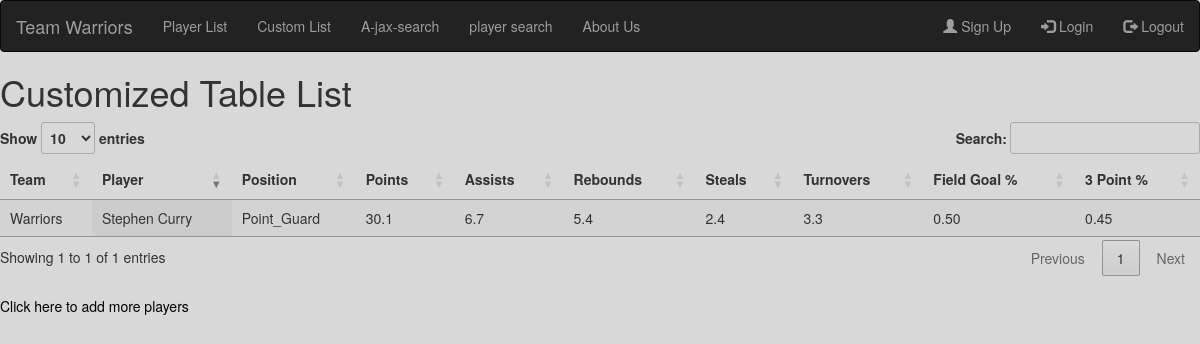
/nba_list.php (signed in), run on the app's committed database.
### tables this page shows
CREATE TABLE `players` (
  `player_id` int(11) NOT NULL AUTO_INCREMENT,
  `first_name` varchar(30) DEFAULT NULL,
  `last_name` varchar(30) DEFAULT NULL,
  `position_name` varchar(30) DEFAULT NULL,
  `team_name` varchar(30) DEFAULT NULL,
  PRIMARY KEY (`player_id`),
  KEY `position_name` (`position_name`),
  KEY `team_name` (`team_name`),
  CONSTRAINT `players_ibfk_1` FOREIGN KEY (`position_name`) REFERENCES `player_positions` (`position_name`),
  CONSTRAINT `players_ibfk_2` FOREIGN KEY (`team_name`) REFERENCES `teams` (`team_name`)
);

CREATE TABLE `teams` (
  `team_name` varchar(30) NOT NULL,
  PRIMARY KEY (`team_name`)
);

CREATE TABLE `player_positions` (
  `position_name` varchar(30) NOT NULL,
  PRIMARY KEY (`position_name`)
);

CREATE TABLE `statistics` (
  `player_id` int(11) NOT NULL AUTO_INCREMENT,
  `points` decimal(3,1) DEFAULT NULL,
  `assists` decimal(3,1) DEFAULT NULL,
  `rebounds` decimal(3,1) DEFAULT NULL,
  `steals` decimal(2,1) DEFAULT NULL,
  `turnovers` decimal(2,1) DEFAULT NULL,
  `fgpercent` decimal(3,2) DEFAULT NULL,
  `three_pt_percent` decimal(3,2) DEFAULT NULL,
  PRIMARY KEY (`player_id`),
  CONSTRAINT `player_id` FOREIGN KEY (`player_id`) REFERENCES `players` (`player_id`) ON DELETE NO ACTION ON UPDATE NO ACTION
);

### nba_list.php (the view, shortened to what this page needs)
<!DOCTYPE html>
<html lang="en">
<head>
</head>
<body style="background-color: #D8D8D8">
	<?php
	if(isset($_SESSION['login_user']) && !empty($_SESSION['login_user'])) {
		echo "<h1> Customized Table List </h1>";
		$email = $_SESSION['login_user'];
		try{
			$db = new PDO('mysql:host=localhost;dbname=Warriors;charset=utf8', 'root','');
			$db->setAttribute(PDO::ATTR_ERRMODE, PDO::ERRMODE_EXCEPTION);
			$userid_query = "SELECT users.user_id from users where email=:email";
			$stmt = $db->prepare($userid_query);
			$stmt->execute(array(':email' => $email));
			$row = $stmt->fetch();
			$user_id = $row[0];
			$customize_table_query = "SELECT teams.team_name, players.first_name, players.last_name, player_positions.position_name, statistics.points, statistics.assists, statistics.rebounds, statistics.steals, statistics.turnovers, statistics.fgpercent, statistics.three_pt_percent
								      FROM players, user_playerlist, statistics, teams, player_positions
									  WHERE teams.team_name = players.team_name and player_positions.position_name = players.position_name and players.player_id = statistics.player_id and user_playerlist.player_id = players.player_id and user_playerlist.user_id = :user_id";
			$stmt =$db->prepare($customize_table_query);
			$stmt->execute(array(':user_id'=>$user_id));
				echo '<table id="table_stats" class="display" cellspacing="0" width="100%" >
				<thead>
				<tr>
					<th>Team</th>
					<th>Player</th>
					<th>Position</th>
					<th>Points</th>
					<th>Assists</th>
					<th>Rebounds</th>
					<th>Steals</th>
					<th>Turnovers</th>
					<th>Field Goal %</th>
					<th>3 Point %</th>
				</tr>
				</thead>';
				echo "<tbody>";
			while($row = $stmt ->fetch()){
			echo "<tr>";
			echo "<td>" . $row[0] . "</td>";
			echo "<td>" . $row[1]." ".$row[2] . "</td>";
			echo "<td>" . $row[3] . "</td>";
			echo "<td>" . $row[4] . "</td>";
			echo "<td>" . $row[5] . "</td>";
			echo "<td>" . $row[6] . "</td>";
			echo "<td>" . $row[7] . "</td>";
			echo "<td>" . $row[8] . "</td>";
			echo "<td>" . $row[9] . "</td>";
			echo "<td>" . $row[10] . "</td>";
			echo "</tr>";
			}
			echo "</tbody>";
			echo "</table>";
		}
		catch(PDOException $ex){
			echo 'ERROR:'.$ex->getMessage();
		}
		echo "<br>";
		echo "<a style='color:black;' href='add_player.php'> Click here to add more players</a>";
	}
		else{
			echo "<h1 > User must login first </h1>";
		}
	?>
	<link rel="stylesheet" href="https://cdn.datatables.net/1.10.11/css/jquery.dataTables.min.css">
</body>
</html>

### data on the page
players: team_name.team_name "Warriors", first_name "Stephen", last_name "Curry", position_name.position_name "Point_Guard", statistics.points "30.1", statistics.assists "6.7", statistics.rebounds "5.4", statistics.steals "2.4", statistics.turnovers "3.3", statistics.fgpercent "0.50", statistics.three_pt_percent "0.45"
